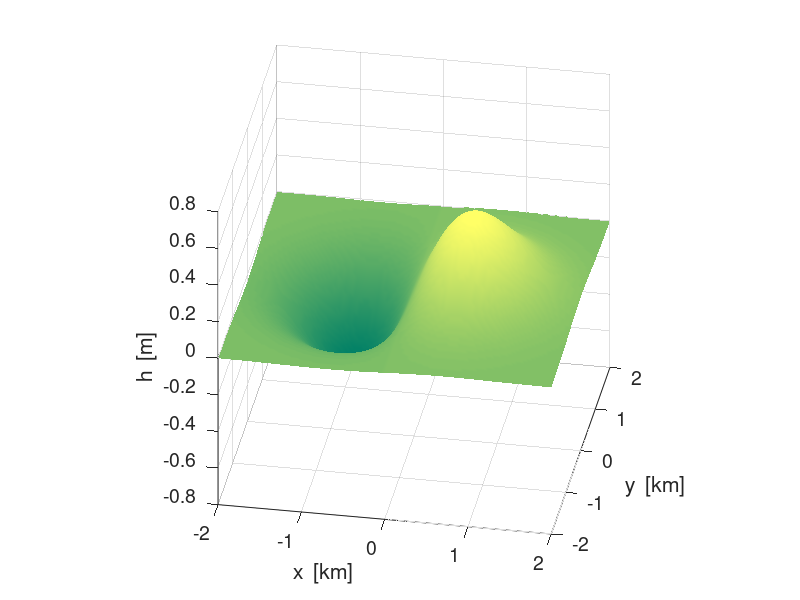
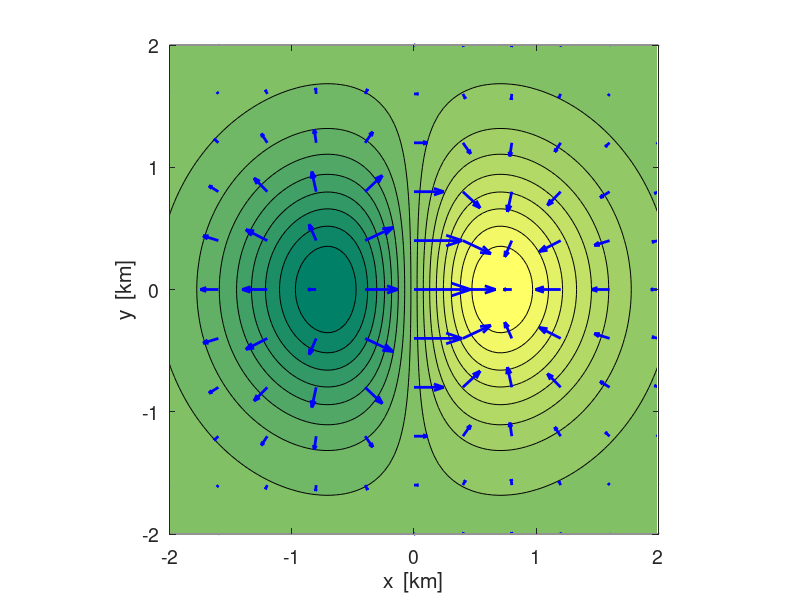

These figures' MATLAB source, in order:
% cemDiff01.m
% 19 march 2016
% Ian Cooper
% School of Physics, University of Sydney
% ../mphome.htm

% GRADIENT FUNCTION  of f(x,y)
%   meshgrid / [3D] plots: contourf and quiver

clear all
close all
clc

N = 101;
xMax = 2;
xMin = -xMax;
yMax= xMax;
yMin = -yMax;
x = linspace(xMin, xMax,N);
y = linspace(yMin, yMax,N);
dx = x(2)-x(1);   dy = y(2)-y(1);
[xx, yy] = meshgrid(x,y);

f = xx .* exp(-xx.^2 - yy.^2);
%f = 10 .* (2.*xx.*yy - 3.*xx.^2 -4.*yy.^2 - 18.*xx + 28.*yy +12); 

[delx, dely] = gradient(f,dx,dy);

figure(1);
set(gcf,'units','normalized','position',[0.2 0.2 0.3 0.5]);
surf(xx,yy,f);
shading interp;
xlabel('x  [km]'); ylabel('y  [km]'); zlabel('h  [m]');
view(10, 30);
colormap(summer)
set(gca,'fontsize',14)
axis square

figure(2) % -------------------------------------------------------------
set(gcf,'units','normalized','position',[0.6 0.2 0.35 0.4]);
contourf(xx, yy, f, 16);
shading interp
hold on
d = 1:10:N;
p1 = xx(d,d); p2 = yy(d,d); p3 = delx(d,d); p4 = dely(d,d);
h = quiver(p1, p2, p3, p4);
set(h,'color',[0 0 1],'linewidth', 2);
axis equal
set(gca,'xLim',[xMin, xMax]);
set(gca,'yLim',[yMin, yMax]);
colormap(summer)
xlabel('x  [km]'); ylabel('y  [km]');
set(gca,'fontsize',14)
